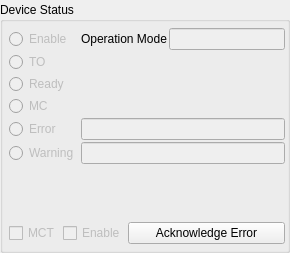
<?xml version="1.0" encoding="UTF-8"?>
<ui version="4.0">
 <class>H2Status</class>
 <widget class="QWidget" name="H2Status">
  <property name="windowModality">
   <enum>Qt::WindowModal</enum>
  </property>
  <property name="enabled">
   <bool>true</bool>
  </property>
  <property name="geometry">
   <rect>
    <x>0</x>
    <y>0</y>
    <width>290</width>
    <height>253</height>
   </rect>
  </property>
  <property name="sizePolicy">
   <sizepolicy hsizetype="Fixed" vsizetype="Preferred">
    <horstretch>0</horstretch>
    <verstretch>0</verstretch>
   </sizepolicy>
  </property>
  <property name="minimumSize">
   <size>
    <width>290</width>
    <height>200</height>
   </size>
  </property>
  <property name="maximumSize">
   <size>
    <width>290</width>
    <height>16777215</height>
   </size>
  </property>
  <property name="windowTitle">
   <string>Form</string>
  </property>
  <layout class="QGridLayout" name="gridLayout">
   <property name="leftMargin">
    <number>0</number>
   </property>
   <property name="topMargin">
    <number>2</number>
   </property>
   <property name="rightMargin">
    <number>0</number>
   </property>
   <property name="bottomMargin">
    <number>0</number>
   </property>
   <property name="spacing">
    <number>0</number>
   </property>
   <item row="0" column="0">
    <widget class="QGroupBox" name="groupBox_9">
     <property name="minimumSize">
      <size>
       <width>0</width>
       <height>0</height>
      </size>
     </property>
     <property name="title">
      <string>Device Status</string>
     </property>
     <layout class="QGridLayout" name="gridLayout_9">
      <property name="leftMargin">
       <number>6</number>
      </property>
      <property name="topMargin">
       <number>6</number>
      </property>
      <property name="rightMargin">
       <number>2</number>
      </property>
      <property name="bottomMargin">
       <number>6</number>
      </property>
      <property name="spacing">
       <number>2</number>
      </property>
      <item row="0" column="1">
       <widget class="QLabel" name="label">
        <property name="sizePolicy">
         <sizepolicy hsizetype="Preferred" vsizetype="Fixed">
          <horstretch>0</horstretch>
          <verstretch>0</verstretch>
         </sizepolicy>
        </property>
        <property name="text">
         <string>Operation Mode</string>
        </property>
       </widget>
      </item>
      <item row="2" column="0">
       <widget class="QRadioButton" name="radReady">
        <property name="enabled">
         <bool>false</bool>
        </property>
        <property name="text">
         <string>Ready</string>
        </property>
        <property name="checked">
         <bool>false</bool>
        </property>
        <property name="autoExclusive">
         <bool>false</bool>
        </property>
       </widget>
      </item>
      <item row="0" column="2" colspan="2">
       <widget class="QLineEdit" name="edtOpMode">
        <property name="enabled">
         <bool>false</bool>
        </property>
        <property name="sizePolicy">
         <sizepolicy hsizetype="Expanding" vsizetype="Preferred">
          <horstretch>0</horstretch>
          <verstretch>0</verstretch>
         </sizepolicy>
        </property>
       </widget>
      </item>
      <item row="0" column="0">
       <widget class="QRadioButton" name="radEn">
        <property name="enabled">
         <bool>false</bool>
        </property>
        <property name="text">
         <string>Enable</string>
        </property>
        <property name="checked">
         <bool>false</bool>
        </property>
        <property name="autoExclusive">
         <bool>false</bool>
        </property>
       </widget>
      </item>
      <item row="3" column="0">
       <widget class="QRadioButton" name="radMc">
        <property name="enabled">
         <bool>false</bool>
        </property>
        <property name="text">
         <string>MC</string>
        </property>
        <property name="autoExclusive">
         <bool>false</bool>
        </property>
       </widget>
      </item>
      <item row="1" column="0">
       <widget class="QRadioButton" name="radTo">
        <property name="enabled">
         <bool>false</bool>
        </property>
        <property name="text">
         <string>TO</string>
        </property>
        <property name="autoExclusive">
         <bool>false</bool>
        </property>
       </widget>
      </item>
      <item row="4" column="1" colspan="3">
       <widget class="QLineEdit" name="edtError">
        <property name="enabled">
         <bool>false</bool>
        </property>
        <property name="sizePolicy">
         <sizepolicy hsizetype="Expanding" vsizetype="Preferred">
          <horstretch>0</horstretch>
          <verstretch>0</verstretch>
         </sizepolicy>
        </property>
       </widget>
      </item>
      <item row="5" column="0">
       <widget class="QRadioButton" name="radWarning">
        <property name="enabled">
         <bool>false</bool>
        </property>
        <property name="text">
         <string>Warning</string>
        </property>
        <property name="checked">
         <bool>false</bool>
        </property>
        <property name="autoExclusive">
         <bool>false</bool>
        </property>
       </widget>
      </item>
      <item row="4" column="0">
       <widget class="QRadioButton" name="radError">
        <property name="enabled">
         <bool>false</bool>
        </property>
        <property name="text">
         <string>Error</string>
        </property>
        <property name="checked">
         <bool>false</bool>
        </property>
        <property name="autoExclusive">
         <bool>false</bool>
        </property>
       </widget>
      </item>
      <item row="5" column="1" colspan="3">
       <widget class="QLineEdit" name="edtWarning">
        <property name="enabled">
         <bool>false</bool>
        </property>
        <property name="sizePolicy">
         <sizepolicy hsizetype="Expanding" vsizetype="Preferred">
          <horstretch>0</horstretch>
          <verstretch>0</verstretch>
         </sizepolicy>
        </property>
       </widget>
      </item>
      <item row="6" column="0">
       <spacer name="verticalSpacer_2">
        <property name="orientation">
         <enum>Qt::Vertical</enum>
        </property>
        <property name="sizeHint" stdset="0">
         <size>
          <width>20</width>
          <height>40</height>
         </size>
        </property>
       </spacer>
      </item>
      <item row="7" column="0" rowspan="2" colspan="4">
       <layout class="QHBoxLayout" name="horizontalLayout">
        <property name="spacing">
         <number>2</number>
        </property>
        <item>
         <widget class="QCheckBox" name="chkMct">
          <property name="enabled">
           <bool>false</bool>
          </property>
          <property name="sizePolicy">
           <sizepolicy hsizetype="Fixed" vsizetype="Preferred">
            <horstretch>1</horstretch>
            <verstretch>0</verstretch>
           </sizepolicy>
          </property>
          <property name="minimumSize">
           <size>
            <width>50</width>
            <height>0</height>
           </size>
          </property>
          <property name="text">
           <string>MCT</string>
          </property>
         </widget>
        </item>
        <item>
         <widget class="QCheckBox" name="chkPwr">
          <property name="enabled">
           <bool>false</bool>
          </property>
          <property name="sizePolicy">
           <sizepolicy hsizetype="Fixed" vsizetype="Preferred">
            <horstretch>1</horstretch>
            <verstretch>0</verstretch>
           </sizepolicy>
          </property>
          <property name="minimumSize">
           <size>
            <width>50</width>
            <height>0</height>
           </size>
          </property>
          <property name="text">
           <string>Enable</string>
          </property>
         </widget>
        </item>
        <item>
         <widget class="QPushButton" name="btnAckError">
          <property name="sizePolicy">
           <sizepolicy hsizetype="Preferred" vsizetype="Preferred">
            <horstretch>2</horstretch>
            <verstretch>0</verstretch>
           </sizepolicy>
          </property>
          <property name="minimumSize">
           <size>
            <width>0</width>
            <height>0</height>
           </size>
          </property>
          <property name="text">
           <string>Acknowledge Error</string>
          </property>
          <property name="flat">
           <bool>false</bool>
          </property>
         </widget>
        </item>
       </layout>
      </item>
     </layout>
    </widget>
   </item>
  </layout>
 </widget>
 <resources/>
 <connections/>
</ui>
